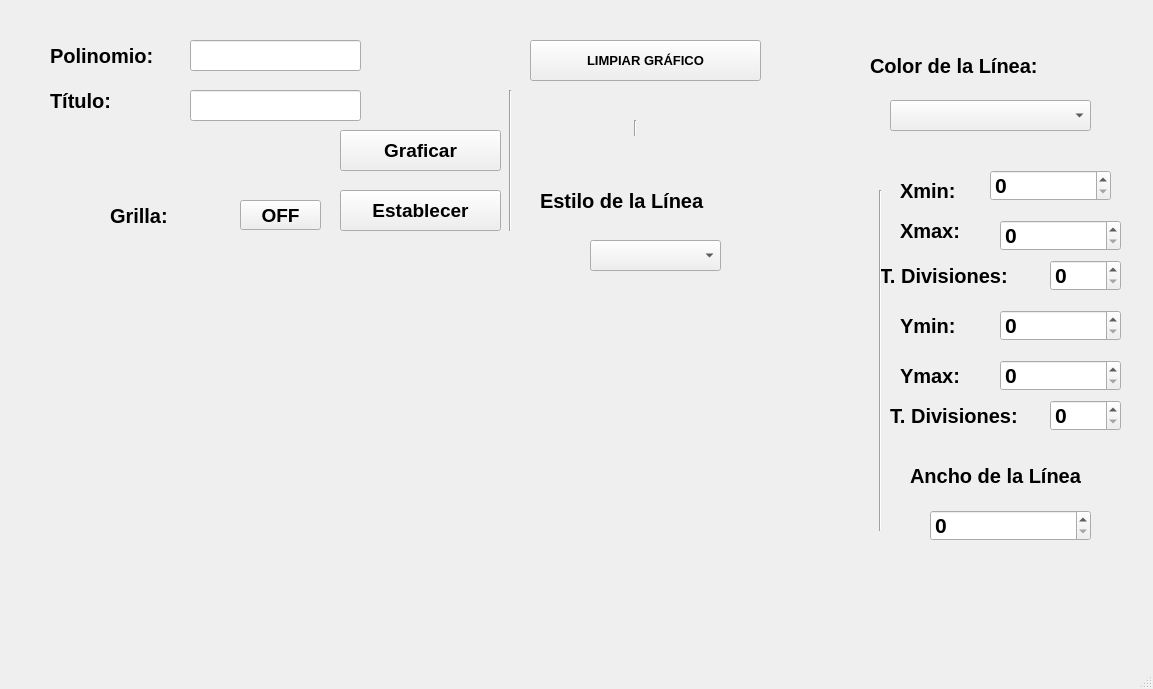
<?xml version="1.0" encoding="UTF-8"?>
<ui version="4.0">
 <class>MainWindow</class>
 <widget class="QMainWindow" name="MainWindow">
  <property name="geometry">
   <rect>
    <x>0</x>
    <y>0</y>
    <width>1153</width>
    <height>689</height>
   </rect>
  </property>
  <property name="windowTitle">
   <string>MainWindow</string>
  </property>
  <widget class="QWidget" name="centralwidget">
   <widget class="QPushButton" name="btn_limpiar">
    <property name="geometry">
     <rect>
      <x>530</x>
      <y>40</y>
      <width>231</width>
      <height>41</height>
     </rect>
    </property>
    <property name="font">
     <font>
      <pointsize>10</pointsize>
      <weight>75</weight>
      <bold>true</bold>
     </font>
    </property>
    <property name="text">
     <string>LIMPIAR GRÁFICO</string>
    </property>
   </widget>
   <widget class="QComboBox" name="cb_estiloLinea">
    <property name="geometry">
     <rect>
      <x>590</x>
      <y>240</y>
      <width>131</width>
      <height>31</height>
     </rect>
    </property>
    <property name="font">
     <font>
      <pointsize>16</pointsize>
      <weight>75</weight>
      <bold>true</bold>
     </font>
    </property>
   </widget>
   <widget class="QLabel" name="label_6">
    <property name="geometry">
     <rect>
      <x>870</x>
      <y>50</y>
      <width>261</width>
      <height>31</height>
     </rect>
    </property>
    <property name="font">
     <font>
      <pointsize>15</pointsize>
      <weight>75</weight>
      <bold>true</bold>
     </font>
    </property>
    <property name="text">
     <string>Color de la Línea:</string>
    </property>
   </widget>
   <widget class="QPushButton" name="btn_grilla">
    <property name="geometry">
     <rect>
      <x>240</x>
      <y>200</y>
      <width>81</width>
      <height>30</height>
     </rect>
    </property>
    <property name="font">
     <font>
      <pointsize>14</pointsize>
      <weight>75</weight>
      <bold>true</bold>
     </font>
    </property>
    <property name="text">
     <string>OFF</string>
    </property>
   </widget>
   <widget class="QWidget" name="verticalLayoutWidget">
    <property name="geometry">
     <rect>
      <x>80</x>
      <y>290</y>
      <width>781</width>
      <height>321</height>
     </rect>
    </property>
    <layout class="QVBoxLayout" name="verticalLayout"/>
   </widget>
   <widget class="QPushButton" name="btn_graficar">
    <property name="geometry">
     <rect>
      <x>340</x>
      <y>130</y>
      <width>161</width>
      <height>41</height>
     </rect>
    </property>
    <property name="font">
     <font>
      <pointsize>14</pointsize>
      <weight>75</weight>
      <bold>true</bold>
     </font>
    </property>
    <property name="text">
     <string>Graficar</string>
    </property>
   </widget>
   <widget class="QLabel" name="label_3">
    <property name="geometry">
     <rect>
      <x>110</x>
      <y>200</y>
      <width>121</width>
      <height>31</height>
     </rect>
    </property>
    <property name="font">
     <font>
      <pointsize>15</pointsize>
      <weight>75</weight>
      <bold>true</bold>
     </font>
    </property>
    <property name="text">
     <string>Grilla: </string>
    </property>
   </widget>
   <widget class="QLabel" name="label">
    <property name="geometry">
     <rect>
      <x>50</x>
      <y>40</y>
      <width>141</width>
      <height>31</height>
     </rect>
    </property>
    <property name="font">
     <font>
      <pointsize>15</pointsize>
      <weight>75</weight>
      <bold>true</bold>
     </font>
    </property>
    <property name="text">
     <string>Polinomio: </string>
    </property>
   </widget>
   <widget class="Line" name="line_2">
    <property name="geometry">
     <rect>
      <x>500</x>
      <y>90</y>
      <width>20</width>
      <height>141</height>
     </rect>
    </property>
    <property name="orientation">
     <enum>Qt::Vertical</enum>
    </property>
   </widget>
   <widget class="QSpinBox" name="sp_divisionesX">
    <property name="geometry">
     <rect>
      <x>1050</x>
      <y>260</y>
      <width>71</width>
      <height>31</height>
     </rect>
    </property>
    <property name="font">
     <font>
      <pointsize>16</pointsize>
      <weight>75</weight>
      <bold>true</bold>
     </font>
    </property>
   </widget>
   <widget class="QPushButton" name="btn_titulo">
    <property name="geometry">
     <rect>
      <x>340</x>
      <y>190</y>
      <width>161</width>
      <height>41</height>
     </rect>
    </property>
    <property name="font">
     <font>
      <pointsize>14</pointsize>
      <weight>75</weight>
      <bold>true</bold>
     </font>
    </property>
    <property name="text">
     <string>Establecer</string>
    </property>
   </widget>
   <widget class="QLabel" name="label_8">
    <property name="geometry">
     <rect>
      <x>900</x>
      <y>180</y>
      <width>71</width>
      <height>21</height>
     </rect>
    </property>
    <property name="font">
     <font>
      <pointsize>15</pointsize>
      <weight>75</weight>
      <bold>true</bold>
     </font>
    </property>
    <property name="text">
     <string>Xmin:</string>
    </property>
   </widget>
   <widget class="QSpinBox" name="sp_divisionesY">
    <property name="geometry">
     <rect>
      <x>1050</x>
      <y>400</y>
      <width>71</width>
      <height>31</height>
     </rect>
    </property>
    <property name="font">
     <font>
      <pointsize>16</pointsize>
      <weight>75</weight>
      <bold>true</bold>
     </font>
    </property>
   </widget>
   <widget class="QLabel" name="label_10">
    <property name="geometry">
     <rect>
      <x>900</x>
      <y>360</y>
      <width>81</width>
      <height>31</height>
     </rect>
    </property>
    <property name="font">
     <font>
      <pointsize>15</pointsize>
      <weight>75</weight>
      <bold>true</bold>
     </font>
    </property>
    <property name="text">
     <string>Ymax:</string>
    </property>
   </widget>
   <widget class="QLineEdit" name="txt_polinomio">
    <property name="geometry">
     <rect>
      <x>190</x>
      <y>40</y>
      <width>171</width>
      <height>31</height>
     </rect>
    </property>
    <property name="alignment">
     <set>Qt::AlignCenter</set>
    </property>
   </widget>
   <widget class="QSpinBox" name="sp_Xmax">
    <property name="geometry">
     <rect>
      <x>1000</x>
      <y>220</y>
      <width>121</width>
      <height>31</height>
     </rect>
    </property>
    <property name="font">
     <font>
      <pointsize>16</pointsize>
      <weight>75</weight>
      <bold>true</bold>
     </font>
    </property>
   </widget>
   <widget class="QLabel" name="label_7">
    <property name="geometry">
     <rect>
      <x>910</x>
      <y>460</y>
      <width>241</width>
      <height>31</height>
     </rect>
    </property>
    <property name="font">
     <font>
      <pointsize>15</pointsize>
      <weight>75</weight>
      <bold>true</bold>
     </font>
    </property>
    <property name="text">
     <string>Ancho de la Línea </string>
    </property>
   </widget>
   <widget class="QLabel" name="label_2">
    <property name="geometry">
     <rect>
      <x>50</x>
      <y>90</y>
      <width>111</width>
      <height>21</height>
     </rect>
    </property>
    <property name="font">
     <font>
      <pointsize>15</pointsize>
      <weight>75</weight>
      <bold>true</bold>
     </font>
    </property>
    <property name="text">
     <string>Título: </string>
    </property>
   </widget>
   <widget class="QSpinBox" name="sp_anchoLinea">
    <property name="geometry">
     <rect>
      <x>930</x>
      <y>510</y>
      <width>161</width>
      <height>31</height>
     </rect>
    </property>
    <property name="font">
     <font>
      <pointsize>16</pointsize>
      <weight>75</weight>
      <bold>true</bold>
     </font>
    </property>
   </widget>
   <widget class="QLabel" name="label_12">
    <property name="geometry">
     <rect>
      <x>880</x>
      <y>260</y>
      <width>161</width>
      <height>31</height>
     </rect>
    </property>
    <property name="font">
     <font>
      <pointsize>15</pointsize>
      <weight>75</weight>
      <bold>true</bold>
     </font>
    </property>
    <property name="text">
     <string>T. Divisiones: </string>
    </property>
   </widget>
   <widget class="Line" name="line_3">
    <property name="geometry">
     <rect>
      <x>870</x>
      <y>190</y>
      <width>20</width>
      <height>341</height>
     </rect>
    </property>
    <property name="orientation">
     <enum>Qt::Vertical</enum>
    </property>
   </widget>
   <widget class="QSpinBox" name="sp_Ymin">
    <property name="geometry">
     <rect>
      <x>1000</x>
      <y>310</y>
      <width>121</width>
      <height>31</height>
     </rect>
    </property>
    <property name="font">
     <font>
      <pointsize>16</pointsize>
      <weight>75</weight>
      <bold>true</bold>
     </font>
    </property>
   </widget>
   <widget class="QLabel" name="label_9">
    <property name="geometry">
     <rect>
      <x>900</x>
      <y>210</y>
      <width>81</width>
      <height>41</height>
     </rect>
    </property>
    <property name="font">
     <font>
      <pointsize>15</pointsize>
      <weight>75</weight>
      <bold>true</bold>
     </font>
    </property>
    <property name="text">
     <string>Xmax:</string>
    </property>
   </widget>
   <widget class="QSpinBox" name="sp_Xmin">
    <property name="geometry">
     <rect>
      <x>990</x>
      <y>170</y>
      <width>121</width>
      <height>31</height>
     </rect>
    </property>
    <property name="font">
     <font>
      <pointsize>16</pointsize>
      <weight>75</weight>
      <bold>true</bold>
     </font>
    </property>
   </widget>
   <widget class="QLabel" name="label_11">
    <property name="geometry">
     <rect>
      <x>900</x>
      <y>310</y>
      <width>81</width>
      <height>31</height>
     </rect>
    </property>
    <property name="font">
     <font>
      <pointsize>15</pointsize>
      <weight>75</weight>
      <bold>true</bold>
     </font>
    </property>
    <property name="text">
     <string>Ymin:</string>
    </property>
   </widget>
   <widget class="QComboBox" name="cb_ColorLinea">
    <property name="geometry">
     <rect>
      <x>890</x>
      <y>100</y>
      <width>201</width>
      <height>31</height>
     </rect>
    </property>
    <property name="font">
     <font>
      <pointsize>16</pointsize>
      <weight>75</weight>
      <bold>true</bold>
     </font>
    </property>
   </widget>
   <widget class="Line" name="line">
    <property name="geometry">
     <rect>
      <x>570</x>
      <y>120</y>
      <width>131</width>
      <height>16</height>
     </rect>
    </property>
    <property name="orientation">
     <enum>Qt::Vertical</enum>
    </property>
   </widget>
   <widget class="QLabel" name="label_5">
    <property name="geometry">
     <rect>
      <x>540</x>
      <y>190</y>
      <width>231</width>
      <height>21</height>
     </rect>
    </property>
    <property name="font">
     <font>
      <pointsize>15</pointsize>
      <weight>75</weight>
      <bold>true</bold>
     </font>
    </property>
    <property name="text">
     <string>Estilo de la Línea</string>
    </property>
   </widget>
   <widget class="QSpinBox" name="sp_Ymax">
    <property name="geometry">
     <rect>
      <x>1000</x>
      <y>360</y>
      <width>121</width>
      <height>31</height>
     </rect>
    </property>
    <property name="font">
     <font>
      <pointsize>16</pointsize>
      <weight>75</weight>
      <bold>true</bold>
     </font>
    </property>
   </widget>
   <widget class="QLineEdit" name="txt_titulo">
    <property name="geometry">
     <rect>
      <x>190</x>
      <y>90</y>
      <width>171</width>
      <height>31</height>
     </rect>
    </property>
    <property name="alignment">
     <set>Qt::AlignCenter</set>
    </property>
   </widget>
   <widget class="QLabel" name="label_13">
    <property name="geometry">
     <rect>
      <x>890</x>
      <y>400</y>
      <width>161</width>
      <height>31</height>
     </rect>
    </property>
    <property name="font">
     <font>
      <pointsize>15</pointsize>
      <weight>75</weight>
      <bold>true</bold>
     </font>
    </property>
    <property name="text">
     <string>T. Divisiones: </string>
    </property>
   </widget>
  </widget>
  <widget class="QMenuBar" name="menubar">
   <property name="geometry">
    <rect>
     <x>0</x>
     <y>0</y>
     <width>1153</width>
     <height>26</height>
    </rect>
   </property>
  </widget>
  <widget class="QStatusBar" name="statusbar"/>
 </widget>
 <resources/>
 <connections/>
</ui>
